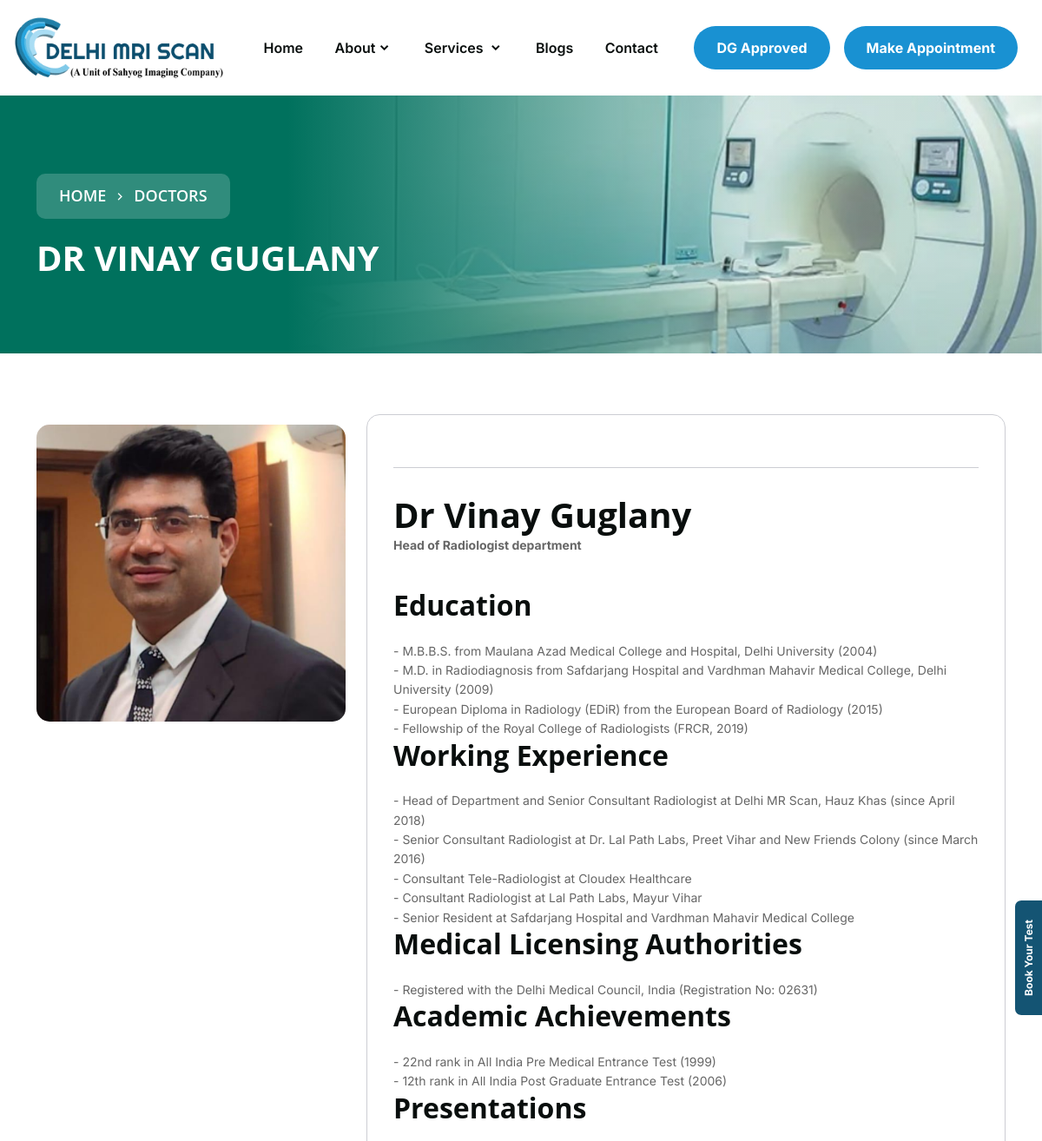
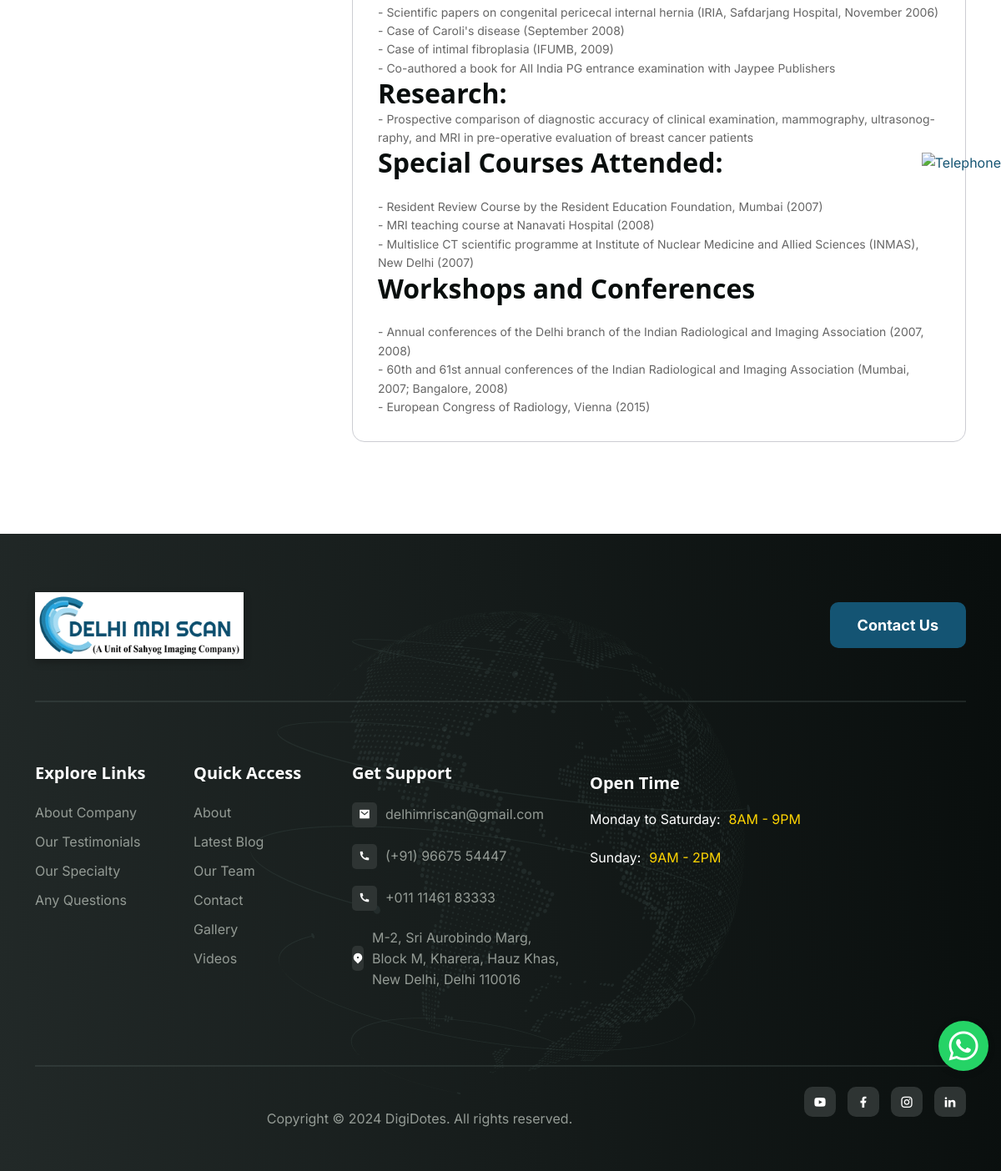
Screenshot of /teams-details.php?doctor_url=dr_vinay with the database file from the repository (2 pictures, top to bottom).
### tables this page shows
CREATE TABLE `doctors` (
  `id` int(11) NOT NULL,
  `title` text NOT NULL,
  `department` text NOT NULL,
  `image` text NOT NULL,
  `description` text NOT NULL,
  `doctor_url` text NOT NULL,
  `meta_title` text NOT NULL,
  `meta_desc` text NOT NULL,
  `meta_keyword` text NOT NULL,
  `status` int(11) NOT NULL DEFAULT current_timestamp()
);

### teams-details.php (the view, shortened to what this page needs)
<!DOCTYPE html>
<html lang="en" dir="lrt">
<head>
  <?php
  include('include/connect.php');
  $doctor_url = $_GET['doctor_url'];
  $sql = "SELECT * FROM `doctors` WHERE `doctor_url`='$doctor_url'";
  $result = mysqli_query($con, $sql);
  $row = mysqli_fetch_assoc($result);
  ?>
  <link rel="stylesheet" type="text/css" href="assets/css/bootstrap-5.3.0.min.css">
  <link rel="stylesheet" type="text/css" href="assets/css/remixicon.css">
  <link rel="stylesheet" type="text/css" href="assets/css/plugin.css">
  <link rel="stylesheet" type="text/css" href="assets/css/main-style.css">
</head>
<body>
  <?php include('include/header.php') ?>
  <main>
    <section class="breadcrumb-section breadcrumb-bg">
      <div class="container">
        <div class="breadcrumb-text">
          <nav aria-label="breadcrumb" class="breadcrumb-nav wow fadeInUp" data-wow-delay="0.0s">
            <ul class="breadcrumb listing">
              <li class="breadcrumb-item single-list"><a href="index.php" class="single">Home</a></li>
              <li class="breadcrumb-item single-list" aria-current="page"><a href="team.php" class="single">Doctors</a></li>
            </ul>
          </nav>
          <h1 class="title wow fadeInUp" data-wow-delay="0.1s"><?php echo $row['title'];?></h1>
        </div>
      </div>
    </section>
    <section class="volunteer-details top-bottom-padding2">
      <div class="container">
        <div class="row gy-24">
          <div class="col-xl-4 col-md-5 col-lg-5">
            <div class="volunteer-img">
              <img src="uploads/doctors/<?php echo $row['image']; ?>" alt="image">
            </div>
          </div>
          <div class="col-xl-8 col-md-7 col-lg-7">
            <div class="volunteer-info-card">
              <div class="divider"></div>
              <p class="pera"><?php echo $row['description'];?></p>
            </div>
          </div>
        </div>
      </div>
    </section>
  </main>
  <?php include('include/footer.php') ?>
</body>
</html>

### assets/css/plugin.css (style rules this page uses)
.fadeInUp { -webkit-animation-name:fadeInUp;animation-name:fadeInUp }

### rows the page displays
doctors: title "DR VINAY GUGLANY", image (picture), description "Dr Vinay Guglany Head of Radiologist department Education - M.B.B.S. from Maulana Azad Medical College and Hospital, Delhi University (2004) - M.D. in Radiodiagnosis from Safdarjang Hospital and Vardhman Mahavir Medical College, Delhi University (2009) - European Diploma in Radiology (EDiR) from the European Board of Radiology (2015) - Fellowship of the Royal College of Radiologists (FRCR, 2019) Working Experience - Head of Department and Senior Consultant Radiologist at Delhi MR Scan, Hauz Khas (since April 2018) - Senior Consultant Radiologist at Dr. Lal Path Labs, Preet Vihar and New Friends Colony (since March 2016) - Consultant Tele-Radiologist at Cloudex Healthcare - Consultant…"
